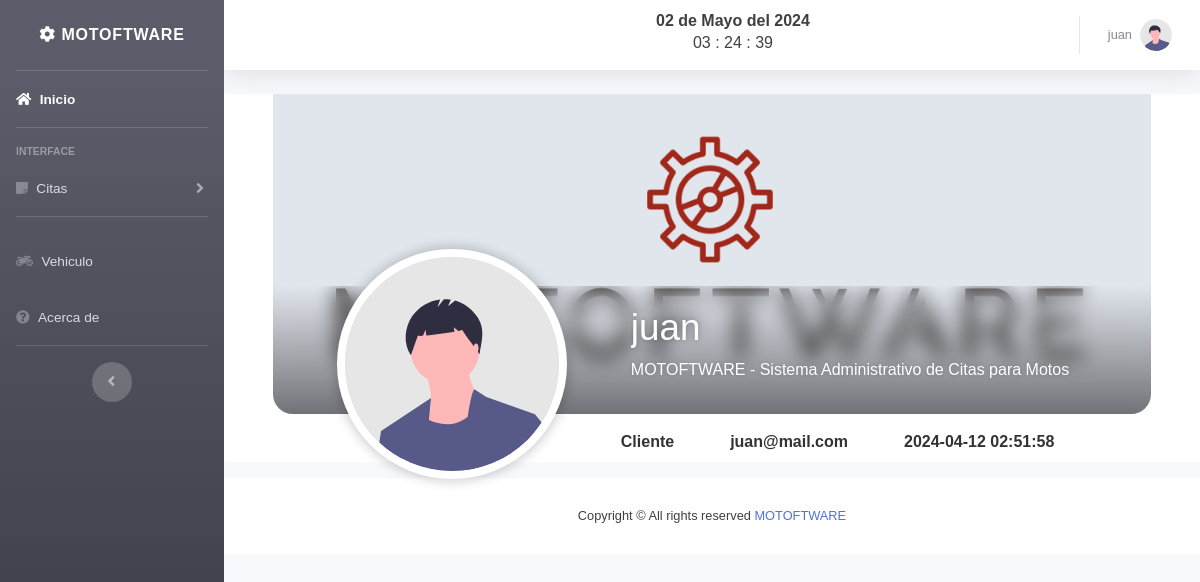
The app's page /views/perfil.php (signed in) with its own data.
### tables this page shows
CREATE TABLE `user` (
  `id` int(11) NOT NULL,
  `nombre` varchar(50) NOT NULL,
  `correo` varchar(50) NOT NULL,
  `telefono` bigint(15) NOT NULL,
  `password` varchar(50) NOT NULL,
  `foto` text NOT NULL,
  `fecha` timestamp NOT NULL DEFAULT CURRENT_TIMESTAMP,
  `rol` int(11) NOT NULL
);

CREATE TABLE `roles` (
  `id` int(11) NOT NULL,
  `rol` varchar(50) NOT NULL
);

### views/perfil.php (the view, shortened to what this page needs)
<?php include "../includes/header.php";?>
<?php include "../includes/db.php";?>
<?php
    $actualsesion = $_SESSION['nombre'];
?>
<?php
    $sql = "SELECT  user.id, user.nombre, user.correo, user.password, user.fecha,
    roles.rol FROM user
    LEFT JOIN roles ON user.rol = roles.id  WHERE nombre ='$actualsesion'";
    $usuarios = mysqli_query($conexion, $sql);
    if($usuarios -> num_rows > 0){
    foreach($usuarios as $key => $fila ){
?>
    <tr>
    </tr>
<?php
}
}
?>
<html lang="en">
    <head>
        <link rel="stylesheet" href="../css/perfil.css" />
    </head>
    <body>
        <section class="perfil-usuario">
            <div class="contenedor-perfil">
                <div class="portada-perfil" style="background-image: url('../img/logoBlanco.png');">
                    <div class="sombra"></div>
                    <div class="avatar-perfil">
                        <img src="../img/undraw_profile.svg" alt="img">
                    </div>
                    <div class="datos-perfil">
                        <h4 class="titulo-usuario"><?php echo $fila['nombre']; ?></h4>
                        <p class="bio-usuario">MOTOFTWARE - Sistema Administrativo de Citas para Motos</p>
                    </div>
                </div>
                <div class="menu-perfil">
                    <ul>
                        <li><a href="#" title=""><i class="icono-perfil fas fa-info-circle"></i><?php echo $fila['rol']; ?></a></li>
                        <li><a href="#" title=""><i class="icono-perfil fas fa-grin"></i><?php echo $fila['correo']; ?></a></li>
                        <li><a href="#" title=""><i class="icono-perfil fas fa-camera"></i><?php echo $fila['fecha']; ?></a></li>
                    </ul>
                </div>
            </div>
        </section>
    </body>
</html>
<?php include "../includes/footer.php" ;?>

### css/perfil.css (style rules this page uses)
html { -webkit-text-size-adjust: 100%; -ms-text-size-adjust: 100%; text-size-adjust: 100%; line-height: 1.4; }
* { margin: 0; padding: 0; -webkit-box-sizing: border-box; -moz-box-sizing: border-box; box-sizing: border-box; }
body { color: #404040; font-family: "Arial", Segoe UI, Tahoma, sans-serifl, Helvetica Neue, Helvetica; }
.perfil-usuario { background-color: #fff; color: #333; }
.perfil-usuario .sombra { position: absolute; display: block; background: linear-gradient(transparent, rgba(0, 0, 0, 0.5)); backdrop-filter: blur(10px); width: 100%; height: 40%; bottom: 0; left: 0; }
.perfil-usuario .portada-perfil, .perfil-usuario .sombra { border-radius: 0 0 20px 20px; }
.perfil-usuario img { width: 100%; }
.contenedor-perfil { max-width: 1024px; margin-left: auto; margin-right: auto; }
.perfil-usuario .contenedor-perfil { display: block; margin-left: auto; margin-right: auto; width: 90%; }
.perfil-usuario .portada-perfil { display: block; background-size: cover; background-position: center; background-repeat: no-repeat; position: relative; height: 20rem; margin-bottom: 0.5rem; }
.perfil-usuario .avatar-perfil { display: block; width: 230px; height: 230px; background-color: #d9dcf1; position: absolute; bottom: -65px; left: 4rem; border-radius: 50%; overflow: hidden; border: 8px solid #ffffff; box-shadow: 0 0 12px 2px rgba(0, 0, 0, 0.2); }
.perfil-usuario .datos-perfil { position: absolute; display: block; width: calc(100% - 230px - 8rem); right: 0; bottom: 0; color: #fff; text-shadow: 0 0 5px rgba(0, 0, 0, 0.2); padding-bottom: 1rem; padding-right: 1rem; }
.perfil-usuario .titulo-usuario { font-size: 2.3rem; white-space: nowrap; margin-bottom: 0.5rem; overflow: hidden; text-overflow: ellipsis; }
.perfil-usuario .bio-usuario { font-size: 1em; margin-bottom: 0.75rem; }
.perfil-usuario .menu-perfil ul { display: flex; list-style: none; margin-left: calc(200px + 8rem); width: calc(100% - 200px - 8rem); }
.perfil-usuario .menu-perfil ul li { margin-right: 1rem; }
.perfil-usuario .menu-perfil a { display: block; text-decoration: none; color: inherit; padding: 8px 20px; font-weight: bold; border-radius: 8px; transition: all ease-in 100ms; }

### records on screen
user: nombre "juan", rol.rol "Cliente", correo "juan@mail.com", fecha "2024-04-12 02:51:58"

### other values on screen
fecha() "02 de Mayo del 2024"
$_SESSION['nombre'] "juan"
